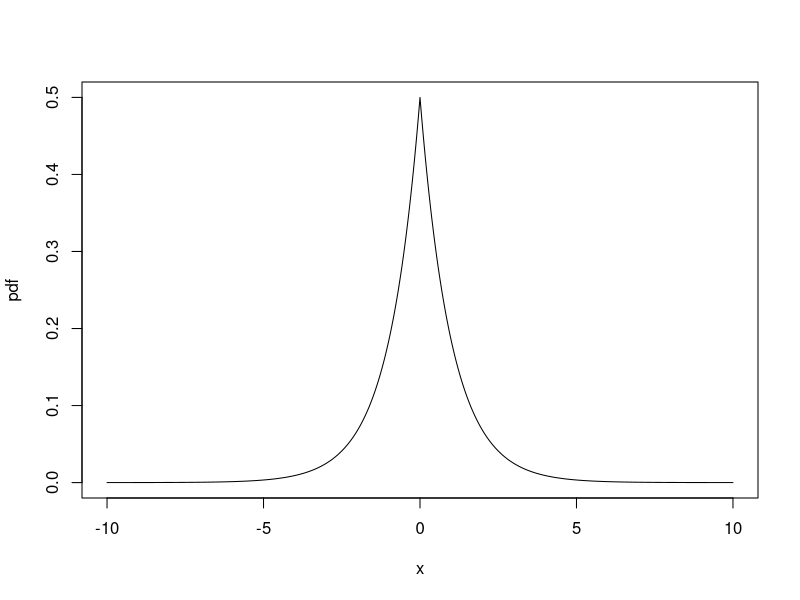
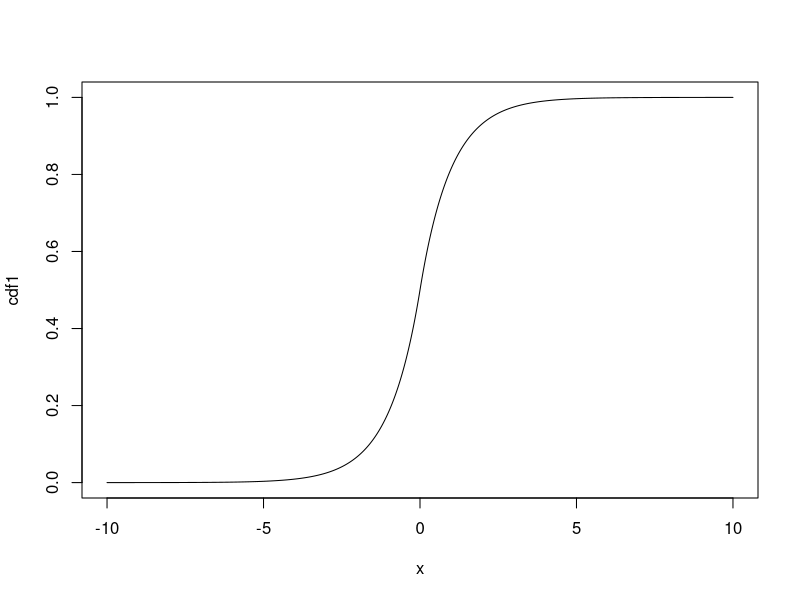
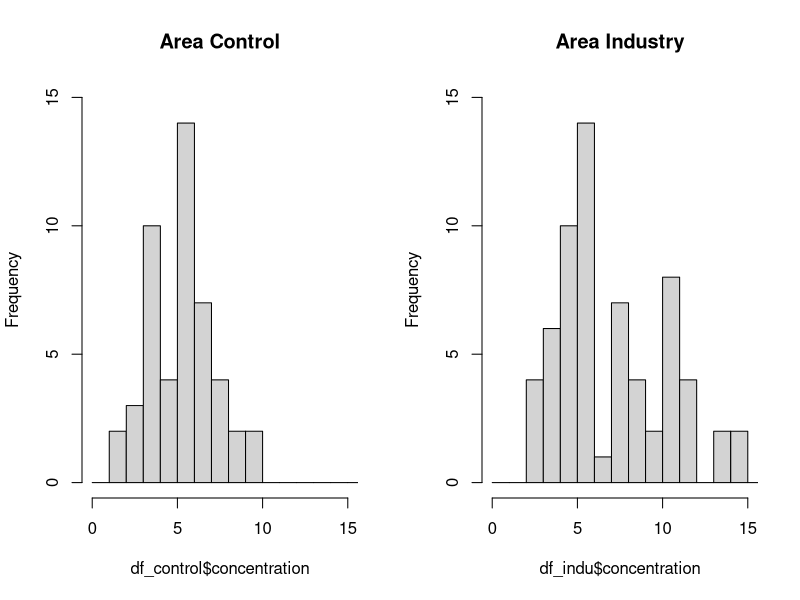

The R script that drew these images, in order: (Note: this script raises an error after producing the figures.)
## ---- chunk 1
x=seq(-10, 10, 0.01)

pdf=rep(0, length(x))
pdf[x>-10 & x<10]=0.5 *exp(-abs(x)[x>-10 & x<10])  
plot(x, pdf, type='l')
## ---- chunk 2
x= seq(-10, 10, 0.01)
cdf1= rep(0, length(x))
cdf1[x>0]= 1-0.5*exp(-x[x>0])       
cdf1[x <=0]=0.5*exp(x[x <=0])
plot(x, cdf1, type='l')
## ---- chunk 3
poll_df=read.csv('pollution.csv')
head(poll_df)

#unique(poll_df$area)
## ---- chunk 4
df_control= poll_df[poll_df$area == 'C',]
df_indu= poll_df[poll_df$area== 'I', ]
par(mfrow=c(1,2))
hist(df_control$concentration, xlim=c(0, 15), ylim = c(0, 15), breaks=seq(0, 16, 1) , main= 'Area Control')
hist(df_indu$concentration, xlim=c(0, 15), ylim = c(0, 15), breaks=seq(0, 16, 1) , main= 'Area Industry')

## ---- chunk 5
pseudo.C.avg = unname(tapply(df_control$concentration, df_control$id, mean))
t.test(pseudo.C.avg)

pseudo.I.avg = unname(tapply(df_indu$concentratio, df_indu$id, mean))
t.test(pseudo.I.avg)
## ---- chunk 6
mean_function = function(data, indices) {
  d = data[indices]
  return(mean(d))
}
library(boot)
boot_control = boot(df_control$concentration, mean_function, R = 1000)
boot_ci = boot.ci(boot_control, type = "basic") 
boot_ci
## ---- chunk 7
boot_indu = boot(df_indu$concentration, mean_function, R = 1000)
boot_ci = boot.ci(boot_indu, type = "basic") 
boot_ci
## ---- chunk 8
var_test= var.test(df_indu$concentration, df_control$concentration)
var_test$p.value
var_test
## ---- chunk 9
#pairwise_test <- pairwise.t.test(poll_df$concentration, poll_df$area, p.adj = "bonferroni")
pairwise_test
## ---- chunk 10
#t_test = t.test(df_control$concentration, df_indu$concentration)
t_test
## ---- chunk 11
t.test(pseudo.I.avg ,pseudo.C.avg )

## ---- chunk 12
num_above_15 = sum(df_indu$concentration >= 15)
total_num = length(df_indu$concentration)
prop = num_above_15/total_num
prop
## ---- chunk 13
#calculate variance for group
var_cont = (sd(df_control$concentration)/0.3)^2
var_indu = (sd(df_indu$concentration)/0.3)^2
var_cont
var_indu
## ---- chunk 14
df_os=read.csv('oscillate.csv')
head(df_os)
## ---- chunk 15
lm_model_0 = lm(D ~ 1, data = df_os)  
lm_model_1 = lm(D ~ sin(w) + cos(w), data = df_os)
lm_model_2 = lm(D ~ sin(w) + cos(w) + sin(2*w) + cos(2*w), data = df_os)
lm_model_3 = lm(D ~ sin(w) + cos(w) + sin(2*w) + cos(2*w) + sin(3*w) + cos(3*w), data = df_os)
r1 = anova(lm_model_0, lm_model_1)
#summary (r1)
## ---- chunk 16
r2= anova(lm_model_1, lm_model_2)
summary(r2)

## ---- chunk 17
r3= anova(lm_model_2, lm_model_3)
summary(r3)


## ---- chunk 18

## ---- chunk 19
library(ggplot2)
ggplot(poll_df, aes(x = concentration, fill = area)) +
  geom_histogram(position = "identity", alpha = 0.5, bins = 20) +
  labs(x = "Concentration", y = "Frequency", title = "Histogram of Concentrations by Area")

